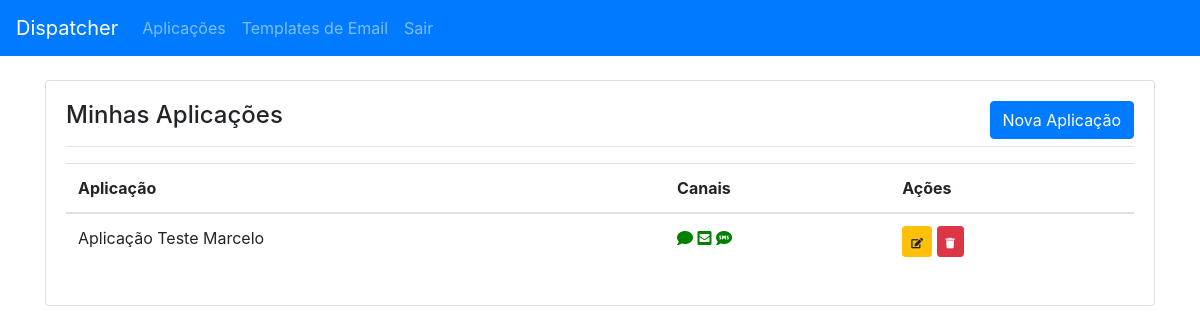
The page /applications/ (signed in) on the database its author committed.
### core/models.py (models this page shows, shortened)
class Application(models.Model):
    user = models.ForeignKey(User, related_name='user',
                             on_delete=models.CASCADE)
    name = models.CharField(_("Name"), max_length=50)
    is_web_push = models.BooleanField(_("Web Push"), default=False)
    is_sms = models.BooleanField(_("SMS"), default=False)
    is_email = models.BooleanField(_("Email"), default=False)
    objects = models.Manager()

### core/views.py (the view)
# urls.py: path('applications/', ApplicationListView.as_view(), name='application_list'),
class ApplicationListView(LoginRequiredMixin, ListView):
    template_name = 'application_list.html'
    queryset = Application.objects.all()
    context_object_name = 'objects'

### core/templates/application_list.html (shortened to what this page needs)
{% extends "base.html" %}
{% block content %}
<div class="card">
    <div class="card-body">
        <h4 class="card-title">Minhas Aplicações
            <span class="float-right"><a name="" id="" class="btn btn-xs btn-primary" href="{% url 'application_new' %}"
                    role="button">Nova
                    Aplicação</a></span>
        </h4>
        <hr>
        <table class="table">
            <thead>
                <tr>
                    <th>Aplicação</th>
                    <th>Canais</th>
                    <th>Ações</th>
                </tr>
            </thead>
            <tbody>
                {% for item in objects  %}
                <tr>
                    <td scope="row">{{ item.name }}</td>
                    <td>
                        {% if item.is_web_push != False %}
                        {% if item.webpush %}
                        <a href="{% url 'webpush_update' item.webpush.id %}"> <i class="fas fa-comment"
                                style="color:green" title="Web Push"></i></a>
                        {% else %}
                        <a href="{% url 'webpush_new' item.id %}"><i class="fas fa-comment" style="color:red"
                                title="Web Push"></i></a>
                        {% endif %}
                        {% endif %}
                        {% if item.is_email != False %}
                        {% if item.email %}
                        <a href="{% url 'email_update' item.email.id %}"><i class="fas fa-envelope-square"
                                style="color:green" title="E-mail"></i></a>
                        {% else %}
                        <a href="{% url 'email_new' item.id %}"><i class="fas fa-envelope-square" style="color:red"
                                title="E-mail"></i></a>
                        {% endif %}
                        {% endif %}
                        {% if item.is_sms != False %}
                        {% if item.sms %}
                        <a href="{% url 'sms_update' item.sms.id %}"><i class="fas fa-sms" style="color:green"
                                title="SMS"></i></a>
                        {% else %}
                        <a href="{% url 'sms_new' item.id %}"><i class="fas fa-sms" style="color:red"
                                title="SMS"></i></a>
                        {% endif %}
                        {% endif %}
                    </td>
                    <td>
                        <a class="btn btn-warning btn-sm" href="{% url 'application_update' item.id %}" role="button">
                            <i class="fas fa-xs fa-edit" title="Alterar"></i> </a>
                        <a class="btn btn-danger btn-sm"
                            href="{% url 'application_delete' item.id %}" role="button"> <i class="fas fa-xs fa-trash"
                                title="Excluir"></i></a>
                    </td>
                </tr>
                {% endfor %}
            </tbody>
        </table>
    </div>
</div>
{% endblock content %}

### core/templates/base.html (shortened to what this page needs)
<!DOCTYPE html>
<html lang="en">
<head>
    <link rel="stylesheet" href="https://stackpath.bootstrapcdn.com/bootstrap/4.4.1/css/bootstrap.min.css"
>
    <link rel="stylesheet" href="https://cdnjs.cloudflare.com/ajax/libs/font-awesome/5.15.2/css/all.min.css">
</head>
<body>
    <div class="fullcontainer">
        <nav class="navbar navbar-expand-lg navbar-dark bg-primary">
            <a class="navbar-brand" href="#">Dispatcher</a>
            <div class="collapse navbar-collapse" id="navbarColor02">
                <ul class="navbar-nav mr-auto">
                    <li class="nav-item">
                        <a class="nav-link" href="{% url 'application_list' %}">Aplicações</a>
                    </li>
                    <li class="nav-item">
                        <a class="nav-link" href="{% url 'template_list' %}">Templates de Email</a>
                    </li>
                     <li class="nav-item">
                        <a class="nav-link" href="{% url 'logout' %}">Sair</a>
                    </li>
                </ul>
            </div>
        </nav>
        <div class="container mt-4">
            <div class="mt-4">
                {% block content %}{% endblock content %}
            </div>
        </div>
    </div>
</body>
</html>

### rows shown on the page
Application: name "Aplicação Teste Marcelo", is_web_push True (drawn), is_email True (drawn), is_sms True (drawn)
